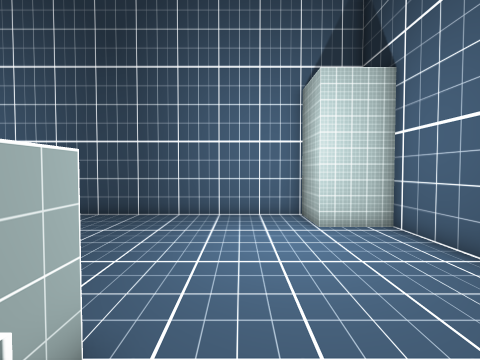
View 1 (above)

16 first-person views from a walk through a 3-D level made in the Unity game engine. The camera is 1.5 m above the floor, tilts 2° down and sees 80° across. The floor is counted in squares, 2 m on a side. Each view is taken from the middle of a square. On the plan, view 1 faces up. The plan holds only what a view shows up to about 10 squares ahead; the rest is blank. The player character is not drawn.

View 2
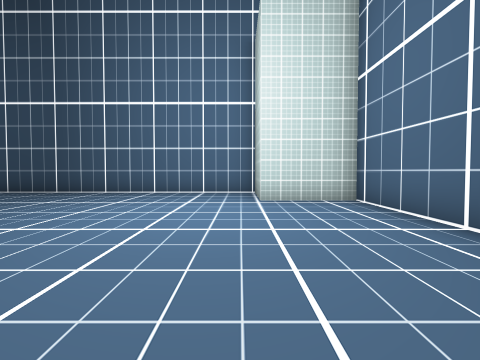

View 3
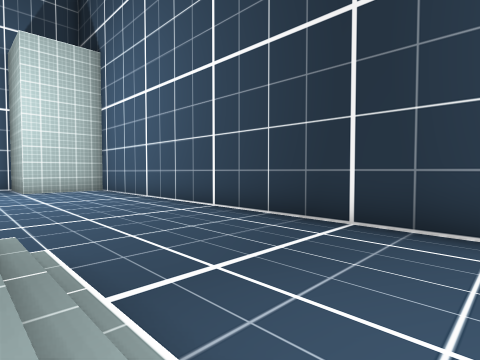

View 4
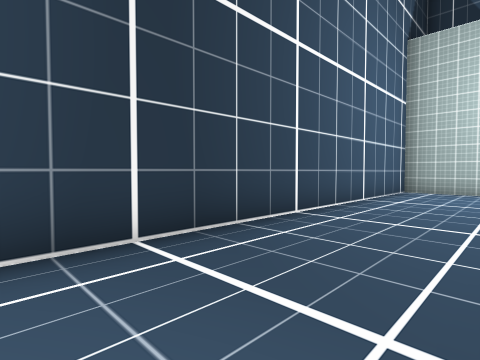

View 5
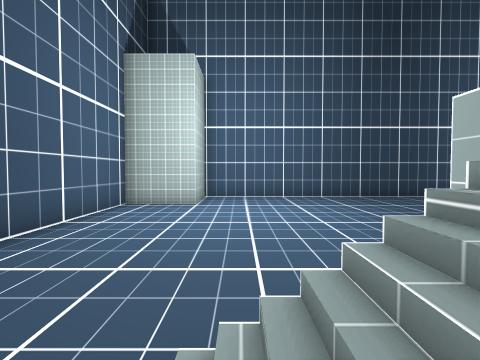

View 6
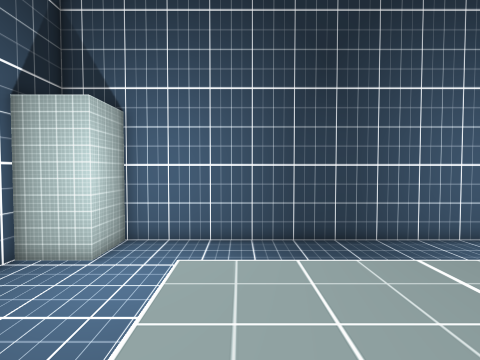

View 7
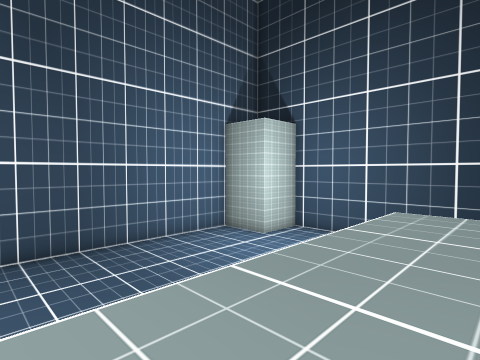

View 8
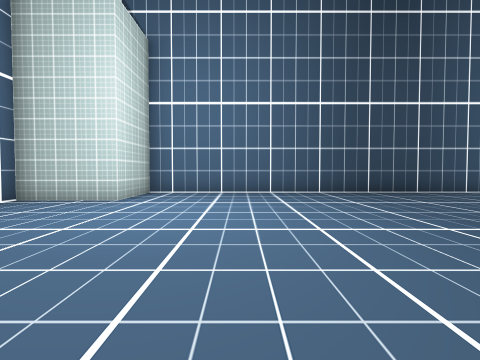

View 9
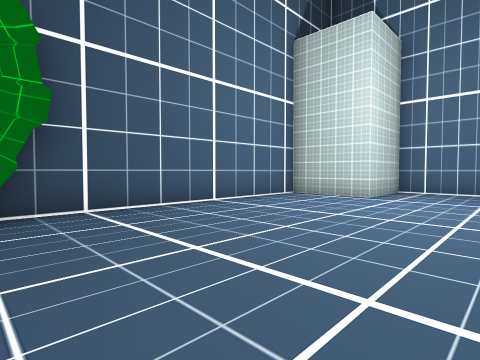

View 10
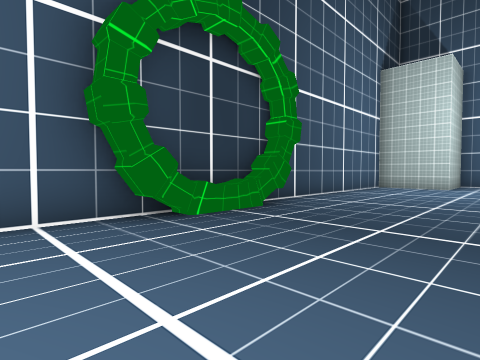

View 11
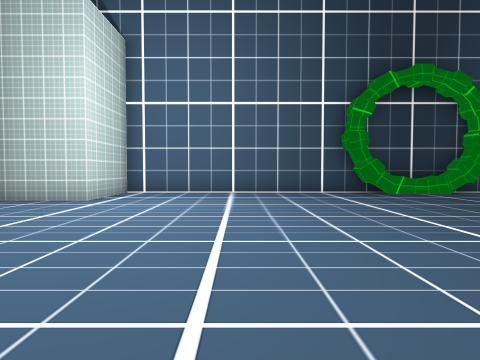

View 12
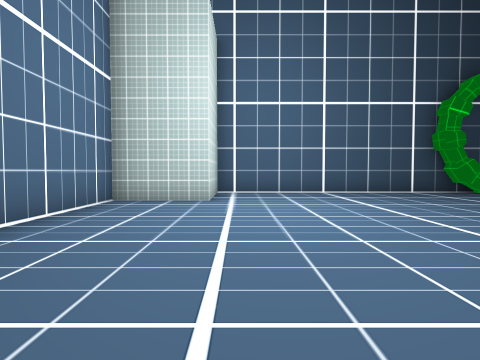

View 13
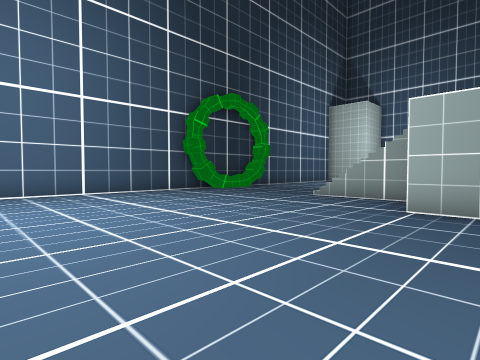

View 14
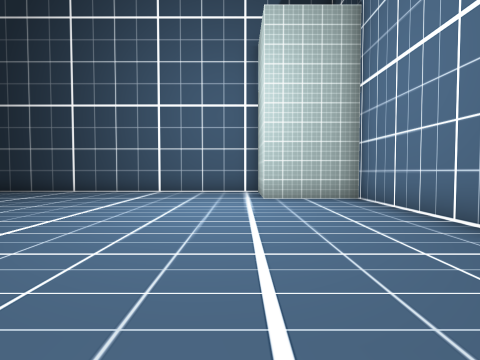

View 15
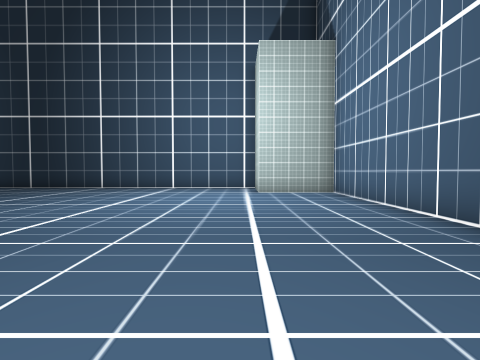

View 16
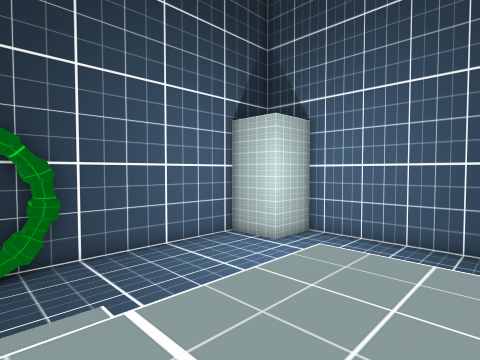

### Floor plan
Key: @ floor where view 1 was taken; # wall or solid block; . main floor; : floor 4 m higher than the main floor; / step, stairs or slope; ^ raised ledge.
Columns run from 16 left of view 1 to 5 right of it. Each row starts with its distance up from view 1.
 12    #################
 11    #...............#
 10    #...............#
  9 ####...............###
  8 #....................#
  7 #....................#
  6 #..........  ........#
  5 #.........   ........#
  4 #........     .......#
  3 #....... ............#
  2 #......  ::::::......#
  1 ##..... .::::::......#
  0 #^....  /::     @/...#
 -1 #^....///     : //...#
 -2 ##.......    ::......#
 -3 #........:   ::......#
 -4 #..........    ......#
 -5 #..........  ........#
 -6 #.......... .........#
 -7 #....................#
 -8 #....................#
 -9 #....................#
-10 ####...............###
-11    #...............#
-12    #....    .......#

Positions as (right, up) in squares from view 1, and headings:
1: (0, 0), facing up
2: (2, 2), facing up
3: (1, -2), facing up-right
4: (2, 1), facing down-right
5: (1, 0), facing down
6: (-2, -1), facing down
7: (-7, 1), facing up-right
8: (-10, 2), facing up
9: (-10, 1), facing up-left
10: (-11, -4), facing up-left
11: (-6, -6), facing left
12: (-6, -9), facing left
13: (-6, -9), facing up-left
14: (-5, -9), facing right
15: (-7, -9), facing right
16: (-6, 0), facing up-left
